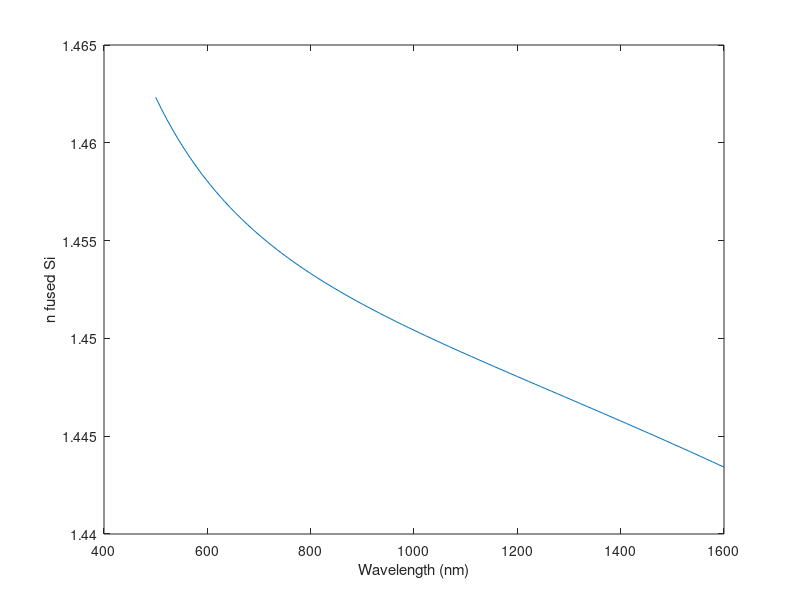

Recreate this plot in MATLAB.
clear; clc;
%bank = fiber_bank();
%fiber_params = bank.get_GI_MMF_1();
%fiber_params = bank.solve_fiber_properties(fiber_params);
c_speed_light = 299792458;

B1 = 0.6961663;
B2 = 0.4079426;
B3 = 0.8974794;

L1 = 0.0684043; %um
L2 = 0.1162414; %um
L3 = 9.896161;  %um

omega1 = 2*pi*c_speed_light/(L1*1e-6);
omega2 = 2*pi*c_speed_light/(L2*1e-6);
omega3 = 2*pi*c_speed_light/(L3*1e-6);

wavelength_nm = linspace(500, 1600, 100);
n_fusedSi = zeros(1, length(wavelength_nm));

for ii = 1:length(wavelength_nm)
    omega_ii = 2*pi*c_speed_light/(wavelength_nm(ii)*1e-9);
    
    n_fusedSi(ii) = sqrt(1 + B1*((omega1^2)/(omega1^2 - omega_ii^2)) + ...
        B2*((omega2^2)/(omega2^2 - omega_ii^2)) + ...
        B3*((omega3^2)/(omega3^2 - omega_ii^2))); 
end

plot(wavelength_nm, n_fusedSi); xlabel('Wavelength (nm)'); ylabel('n fused Si');